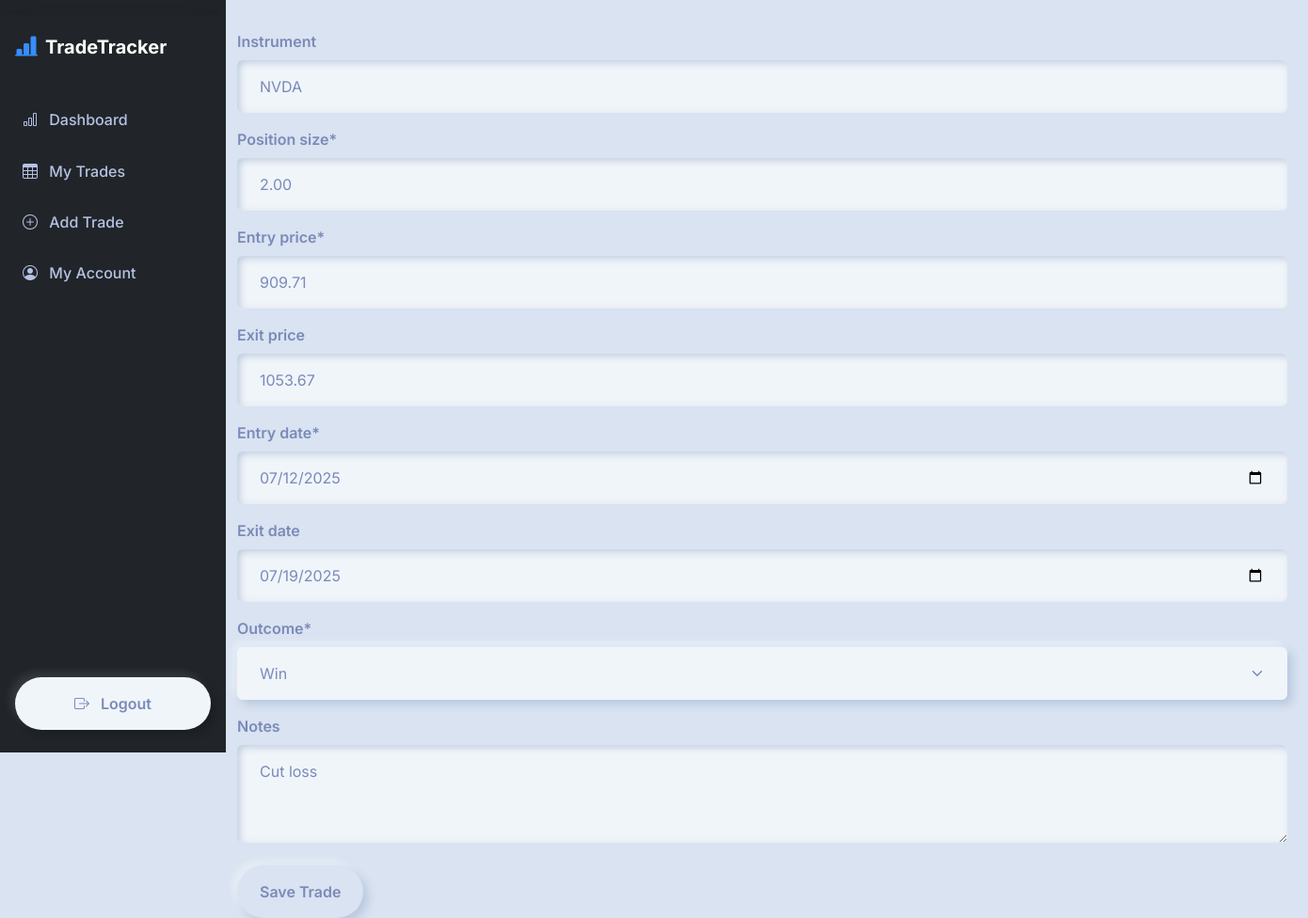
Screenshot of /trades/edit/192/ (signed in) with the database file from the repository.
### trades/models.py (models this page shows, shortened)
class Trade(models.Model):
    user = models.ForeignKey(User, on_delete=models.CASCADE)
    instrument = models.CharField(max_length=100)
    position_size = models.DecimalField(max_digits=10, decimal_places=2)
    entry_price = models.DecimalField(max_digits=10, decimal_places=2)
    exit_price = models.DecimalField(
        max_digits=10, decimal_places=2, null=True, blank=True
    )
    entry_date = models.DateField()
    exit_date = models.DateField(null=True, blank=True)
    outcome = models.CharField(
        max_length=10, choices=[("win", "Win"), ("loss", "Loss"), ("open", "Open")]
    )
    notes = models.TextField(blank=True)

### trades/views.py (the view)
# urls.py: path("trades/edit/<int:pk>/", views.edit_trade, name="edit_trade"),
@login_required
def edit_trade(request, pk):
    trade = get_object_or_404(Trade, pk=pk, user=request.user)
    form = TradeForm(request.POST or None, instance=trade)
    if form.is_valid():
        form.save()
        messages.success(request, "Trade updated successfully.")
        return redirect("trade_list")
    return render(request, "trades/add_trade.html", {"form": form})

### trades/templates/trades/add_trade.html (shortened to what this page needs)
{% extends 'trades/base.html' %}
{% load crispy_forms_tags %}
{% block content %}
<form method="post" novalidate>
  <div class="mb-3">
    <label for="id_instrument" class="form-label">Instrument</label>
    <input
      type="text"
      id="id_instrument"
      name="instrument"
      list="instrument-list"
      class="form-control"
      placeholder="Start typing ticker…"
      value="{{ form.instrument.value|default_if_none:'' }}"
      required
    >
  </div>
  {{ form.position_size|as_crispy_field }}
  {{ form.entry_price|as_crispy_field }}
  {{ form.exit_price|as_crispy_field }}
  {{ form.entry_date|as_crispy_field }}
  {{ form.exit_date|as_crispy_field }}
  {{ form.outcome|as_crispy_field }}
  {{ form.notes|as_crispy_field }}
  <button type="submit" class="btn btn-primary mt-2">Save Trade</button>
</form>
{% endblock %}

### trades/static/trades/css/main.css (style rules this page uses)
:root { --sidebar-width: 240px; }
body { font-family: 'Inter', sans-serif; margin: 0; padding: 0; }

### rows the page displays
Trade: instrument "NVDA", position_size "2.00", entry_price "909.71", exit_price "1053.67", entry_date "07/12/2025", exit_date "07/19/2025", outcome "Win", notes "Cut loss"
